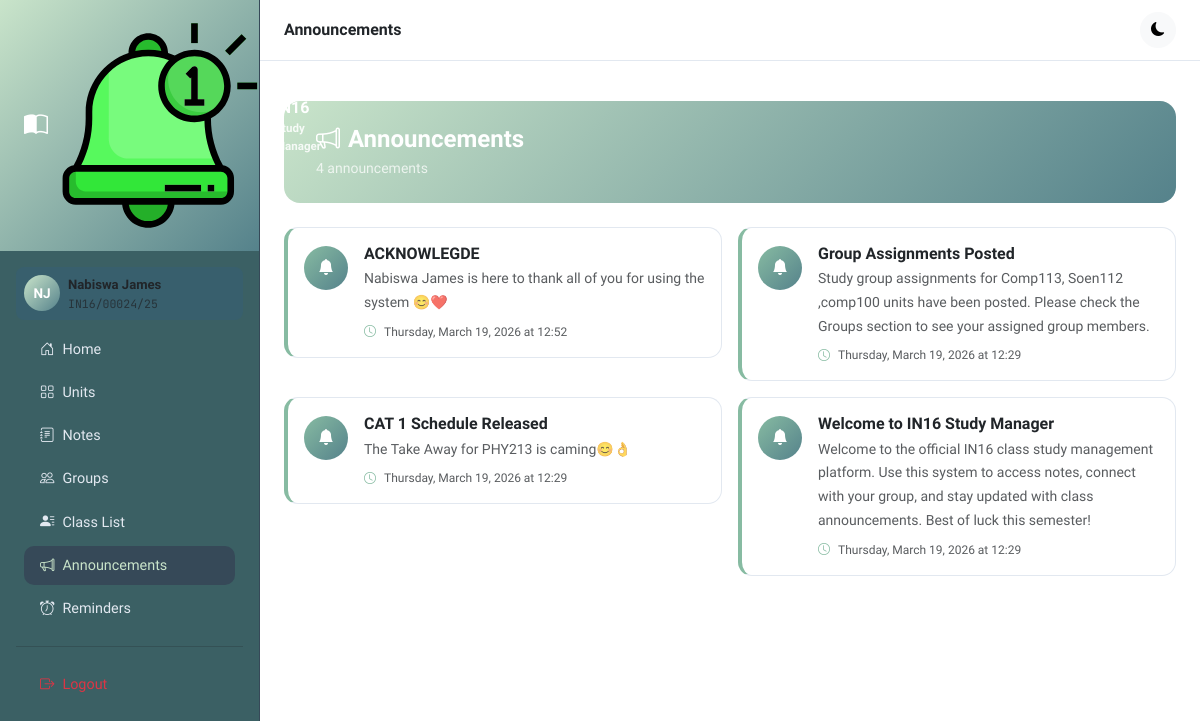
/announcements/ (signed in), run on the app's committed database.
### notes_app/models.py (models this page shows, shortened)
class Student(models.Model):
    GENDER_CHOICES = [('M', 'Male'), ('F', 'Female'), ('O', 'Other')]
    user = models.OneToOneField(User, on_delete=models.CASCADE)
    reg_number = models.CharField(max_length=50, unique=True)
    gender = models.CharField(max_length=1, choices=GENDER_CHOICES)
    class Meta:
        ordering = ['reg_number']

class Announcement(models.Model):
    title = models.CharField(max_length=200)
    content = models.TextField()
    created_at = models.DateTimeField(auto_now_add=True)
    class Meta:
        ordering = ['-created_at']

### notes_app/views.py (the view)
# urls.py: path('announcements/', views.announcements_view, name='announcements'),
@login_required
def announcements_view(request):
    announcements = Announcement.objects.all()
    return render(request, 'notes_app/announcements.html', {'announcements': announcements})

### notes_app/templates/notes_app/announcements.html (shortened to what this page needs)
{% extends 'notes_app/base.html' %}
{% block page_title %}Announcements{% endblock %}
{% block content %}
<div class="page-header">
  <h4 class="fw-bold mb-1">
    <i class="bi bi-megaphone me-2"></i>Announcements
  </h4>
  <p class="mb-0 opacity-75 small">
    {{ announcements.count }} announcement{{ announcements.count|pluralize }}
  </p>
</div>
{% if announcements %}
<div class="row g-3">
  {% for ann in announcements %}
  <div class="col-12 col-md-8 col-lg-6">
    <div class="card card-hover announcement-card">
      <div class="card-body">
        <div class="d-flex align-items-start gap-3">
          <div class="rounded-circle d-flex align-items-center justify-content-center flex-shrink-0 text-white"
               style="width:44px;height:44px;
                      background:linear-gradient(135deg,var(--in16-accent),var(--in16-success));
                      margin-top:2px;">
            <i class="bi bi-bell-fill"></i>
          </div>
          <div class="flex-grow-1">
            <h6 class="fw-bold mb-1">{{ ann.title }}</h6>
            <p class="text-muted mb-2 small" style="line-height:1.7;">
              {{ ann.content }}
            </p>
            <div class="d-flex align-items-center gap-2 text-muted" style="font-size:.75rem;">
              <i class="bi bi-clock" style="color:var(--in16-accent);"></i>
              <span>{{ ann.created_at|date:"l, F d, Y \a\t H:i" }}</span>
            </div>
          </div>
        </div>
      </div>
    </div>
  </div>
  {% endfor %}
</div>
{% else %}
<div class="text-center py-5 text-muted">
  <i class="bi bi-megaphone display-3 opacity-25 d-block mb-3"></i>
  <p>No announcements yet. Check back later.</p>
</div>
{% endif %}
{% endblock %}

### notes_app/templates/notes_app/base.html (shortened to what this page needs)
{% load static %}
<!DOCTYPE html>
<html lang="en" data-bs-theme="light" id="htmlRoot">
<head>
  <link href="https://cdn.jsdelivr.net/npm/bootstrap@5.3.3/dist/css/bootstrap.min.css" rel="stylesheet"/>
  <link href="https://cdn.jsdelivr.net/npm/bootstrap-icons@1.11.3/font/bootstrap-icons.min.css" rel="stylesheet"/>
</head>
<body>
{% if user.is_authenticated %}
<nav id="sidebar">
  <div class="sidebar-brand d-flex align-items-center gap-2">
    <i class="bi bi-book-half fs-4"></i>
    <img src="/notes_app/static/image/bell.svg" alt="">
    <div>
      <div class="fw-700" style="font-size:1rem;font-weight:700;">IN16</div>
      <div style="font-size:0.72rem;opacity:0.85;">Study Manager</div>
    </div>
  </div>
  <div class="p-3">
    {% if user.student %}
    <div class="d-flex align-items-center gap-2 p-2 mb-2 rounded-3" style="background:rgba(26,86,219,.07)">
      <div class="rounded-circle d-flex align-items-center justify-content-center text-white fw-bold"
           style="width:36px;height:36px;background:var(--in16-gradient);font-size:.85rem;">
        {{ user.first_name|first }}{{ user.last_name|first }}
      </div>
      <div>
        <div style="font-size:.82rem;font-weight:600;">{{ user.get_full_name }}</div>
        <div class="text-muted mono" style="font-size:.72rem;">{{ user.student.reg_number }}</div>
      </div>
    </div>
    {% endif %}
    <ul class="nav flex-column mt-1">
      <li class="nav-item">
        <a class="nav-link {% if request.resolver_match.url_name == 'home' %}active{% endif %}" href="{% url 'home' %}">
          <i class="bi bi-house-door me-2"></i>Home
        </a>
      </li>
      <li class="nav-item">
        <a class="nav-link {% if request.resolver_match.url_name == 'units' %}active{% endif %}" href="{% url 'units' %}">
          <i class="bi bi-grid me-2"></i>Units
        </a>
      </li>
      <li class="nav-item">
        <a class="nav-link {% if 'notes' in request.resolver_match.url_name %}active{% endif %}" href="{% url 'notes' %}">
          <i class="bi bi-journal-text me-2"></i>Notes
        </a>
      </li>
      <li class="nav-item">
        <a class="nav-link {% if 'groups' in request.resolver_match.url_name %}active{% endif %}" href="{% url 'groups' %}">
          <i class="bi bi-people me-2"></i>Groups
        </a>
      </li>
      <li class="nav-item">
        <a class="nav-link {% if request.resolver_match.url_name == 'students' %}active{% endif %}" href="{% url 'students' %}">
          <i class="bi bi-person-lines-fill me-2"></i>Class List
        </a>
      </li>
      <li class="nav-item">
        <a class="nav-link {% if request.resolver_match.url_name == 'announcements' %}active{% endif %}" href="{% url 'announcements' %}">
          <i class="bi bi-megaphone me-2"></i>Announcements
        </a>
      </li>
      <li class="nav-item">
        <a class="nav-link {% if request.resolver_match.url_name == 'reminders' %}active{% endif %}" href="{% url 'reminders' %}">
          <i class="bi bi-alarm me-2"></i>Reminders
        </a>
      </li>
    </ul>
    <hr class="my-3"/>
    <ul class="nav flex-column">
      <li class="nav-item">
        <a class="nav-link text-danger" href="{% url 'logout' %}">
          <i class="bi bi-box-arrow-right me-2"></i>Logout
        </a>
      </li>
    </ul>
  </div>
</nav>
<div id="main-content">
  <div class="topbar d-flex align-items-center justify-content-between">
    <div class="fw-600 d-none d-md-block" style="font-weight:600;">
      {% block page_title %}IN16 Study Manager{% endblock %}
    </div>
    <div class="ms-auto d-flex align-items-center gap-2">
      <button class="btn btn-light btn-sm rounded-circle" id="darkToggle" title="Toggle dark mode" style="width:36px;height:36px;">
        <i class="bi bi-moon-fill" id="darkIcon"></i>
      </button>
    </div>
  </div>
  <div class="px-4 pt-3">
  </div>
  <div class="p-4">
    {% block content %}{% endblock %}
  </div>
</div>
{% endif %}
</body>
</html>

### notes_app/templates/notes_app/base.html (style rules this page uses)
:root { --in16-primary: #C9E4CA; --in16-accent: #87BBA2; --in16-success: #55828B; --in16-dark: #3B6064; --in16-deep: #364958; --in16-gradient: linear-gradient(135deg, #C9E4CA 0%, #55828B 100%); }
* { font-family: 'Sora', sans-serif; }
code, .mono { font-family: 'JetBrains Mono', monospace; }
#sidebar { width: 260px; min-height: 100vh; background: var(--in16-dark); border-right: 1px solid var(--in16-deep); position: fixed; top: 0; left: 0; z-index: 1040; transition: transform 0.3s ease; }
#sidebar .sidebar-brand { background: var(--in16-gradient); padding: 1.25rem 1.5rem; color: #fff; font-weight: bold; }
#sidebar .nav-link { color: #e2e8f0; border-radius: 10px; margin: 2px 8px; padding: 0.55rem 1rem; font-size: 0.9rem; font-weight: 500; transition: all 0.2s; }
#sidebar .nav-link:hover, #sidebar .nav-link.active { background: var(--in16-deep); color: var(--in16-primary); }
#sidebar .nav-link i { width: 20px; }
#main-content { margin-left: 260px; min-height: 100vh; transition: margin 0.3s ease; }
.topbar { background: #fff; border-bottom: 1px solid #e2e8f0; padding: 0.75rem 1.5rem; position: sticky; top: 0; z-index: 1030; }
.card { border-radius: 14px; border: 1px solid #e2e8f0; }
.card-hover { transition: transform 0.2s, box-shadow 0.2s; }
.announcement-card { border-left: 4px solid var(--in16-accent); }
.page-header { background: var(--in16-gradient); color: white; border-radius: 16px; padding: 1.5rem 2rem; margin-bottom: 1.5rem; }

### data on the page
Announcement: title "ACKNOWLEGDE", content "Nabiswa James is here to thank all of you for using the system 😊❤️", created_at "Thursday, March 19, 2026 at 12:52"
Announcement: title "Group Assignments Posted", content "Study group assignments for Comp113, Soen112 ,comp100 units have been posted. Please check the Groups section to see your assigned group members.", created_at "Thursday, March 19, 2026 at 12:29"
Announcement: title "CAT 1 Schedule Released", content "The Take Away for PHY213 is caming😊👌", created_at "Thursday, March 19, 2026 at 12:29"
Announcement: title "Welcome to IN16 Study Manager", content "Welcome to the official IN16 class study management platform. Use this system to access notes, connect with your group, and stay updated with class announcements. Best of luck this semester!", created_at "Thursday, March 19, 2026 at 12:29"

### other printed values
{{ user.first_name|first }} "N"
{{ user.last_name|first }} "J"
{{ user.get_full_name }} "Nabiswa James"
{{ user.student.reg_number }} "IN16/00024/25"
{{ announcements.count }} "4"
